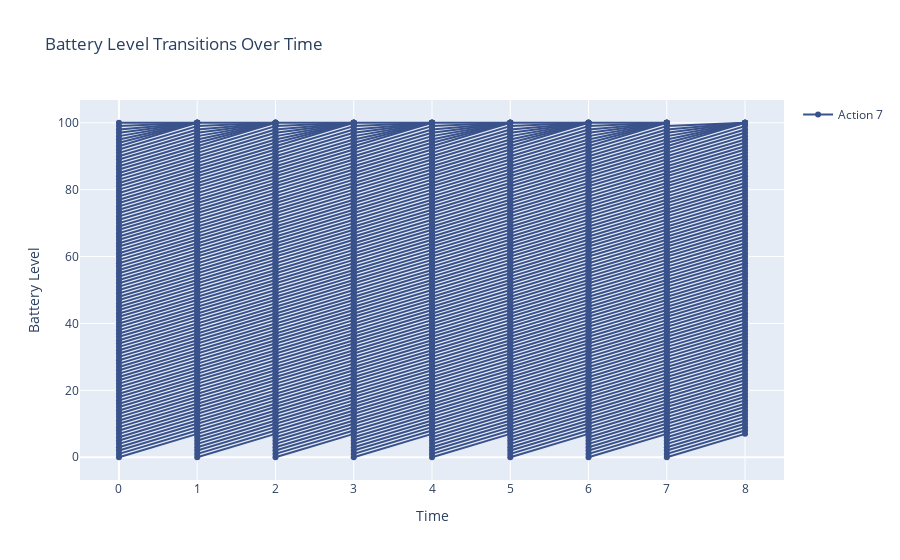

This figure's notebook cell:
### Code cell
parallel_coordinates_plot(DQN_q_table, actions, max_time, max_level)
